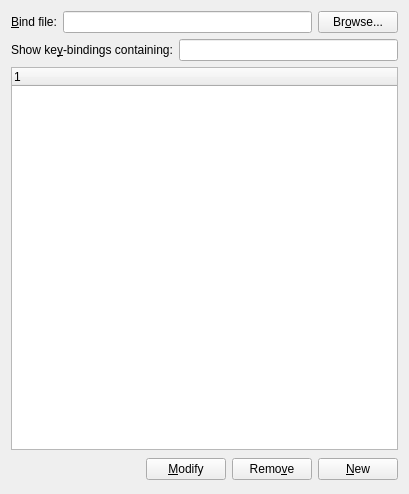
<?xml version="1.0" encoding="UTF-8"?>
<ui version="4.0">
 <class>PrefShortcuts</class>
 <widget class="QWidget" name="PrefShortcuts">
  <property name="geometry">
   <rect>
    <x>0</x>
    <y>0</y>
    <width>409</width>
    <height>494</height>
   </rect>
  </property>
  <property name="sizePolicy">
   <sizepolicy hsizetype="Minimum" vsizetype="Minimum">
    <horstretch>0</horstretch>
    <verstretch>0</verstretch>
   </sizepolicy>
  </property>
  <property name="windowTitle">
   <string/>
  </property>
  <layout class="QGridLayout">
   <item row="3" column="0" colspan="3">
    <layout class="QHBoxLayout">
     <item>
      <spacer>
       <property name="orientation">
        <enum>Qt::Horizontal</enum>
       </property>
       <property name="sizeHint" stdset="0">
        <size>
         <width>131</width>
         <height>27</height>
        </size>
       </property>
      </spacer>
     </item>
     <item>
      <widget class="QPushButton" name="modifyPB">
       <property name="text">
        <string>&amp;Modify</string>
       </property>
      </widget>
     </item>
     <item>
      <widget class="QPushButton" name="removePB">
       <property name="text">
        <string>Remo&amp;ve</string>
       </property>
      </widget>
     </item>
     <item>
      <widget class="QPushButton" name="newPB">
       <property name="text">
        <string>&amp;New</string>
       </property>
      </widget>
     </item>
    </layout>
   </item>
   <item row="2" column="0" colspan="3">
    <widget class="QTreeWidget" name="shortcutsTW">
     <column>
      <property name="text">
       <string notr="true">1</string>
      </property>
     </column>
    </widget>
   </item>
   <item row="0" column="1">
    <widget class="QLineEdit" name="bindFileED">
     <property name="inputMethodHints">
      <set>Qt::ImhPreferLatin</set>
     </property>
    </widget>
   </item>
   <item row="0" column="2">
    <widget class="QPushButton" name="bindFilePB">
     <property name="text">
      <string>Br&amp;owse...</string>
     </property>
    </widget>
   </item>
   <item row="0" column="0">
    <widget class="QLabel" name="bindFileLA">
     <property name="text">
      <string>&amp;Bind file:</string>
     </property>
     <property name="buddy">
      <cstring>bindFileED</cstring>
     </property>
    </widget>
   </item>
   <item row="1" column="0" colspan="3">
    <layout class="QHBoxLayout">
     <item>
      <widget class="QLabel" name="shortcutsLBL">
       <property name="text">
        <string>Show ke&amp;y-bindings containing:</string>
       </property>
       <property name="buddy">
        <cstring>searchLE</cstring>
       </property>
      </widget>
     </item>
     <item>
      <widget class="QLineEdit" name="searchLE"/>
     </item>
    </layout>
   </item>
  </layout>
 </widget>
 <tabstops>
  <tabstop>bindFileED</tabstop>
  <tabstop>bindFilePB</tabstop>
  <tabstop>searchLE</tabstop>
  <tabstop>shortcutsTW</tabstop>
  <tabstop>removePB</tabstop>
  <tabstop>newPB</tabstop>
 </tabstops>
 <includes>
  <include location="local">qt_i18n.h</include>
 </includes>
 <resources/>
 <connections/>
</ui>
